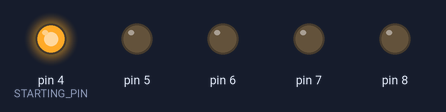
The sketch below on a simulated Arduino Uno, built with avr-gcc and run on an emulated ATmega328P. Shown: output pins drawn as LEDs (lit = HIGH).

Above: at 0.5 s.
At 2.5 s:
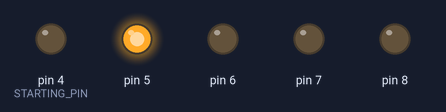
At 4.5 s:
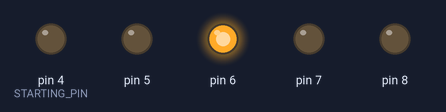
At 6.5 s:
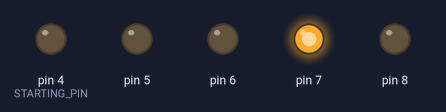
At 8.5 s:
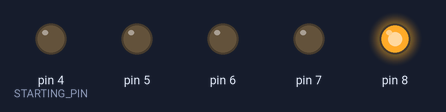
At 11.5 s:
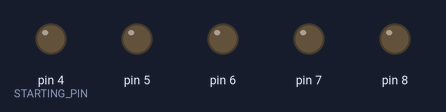
Timing chart, 0 to 13.0 s (numbered marks = the images above):
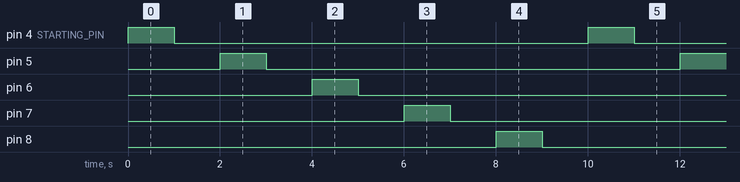

Measured:
- by itself, pin 4 (STARTING_PIN), pin 5–8: alternates HIGH for 1.0 s and LOW for 9.0 s
- by itself, everything shown: repeats every 10.0 s, in 10 steps

The sketch:

Buttons.ino
```cpp
using namespace std;
// #include "dummy.cpp"
// #include <vector>
#include <Vector.h>
#define NUMBER_OF_BLOCKS 5
#define STARTING_PIN 4

class block
{
  public:
    int ledPin;
    block(int _ledPin)
    {
        ledPin = _ledPin;
        setPinmode();
    }
    void blink()
    {
        // Serial.print("Hello");
        digitalWrite(ledPin, HIGH);  // turn the LED on (HIGH is the voltage level)
        delay(1000);                      // wait for a second
        digitalWrite(ledPin, LOW);   // turn the LED off by making the voltage LOW
        delay(1000);
    }
  private:
    void setPinmode()
    {
       pinMode(ledPin, OUTPUT);
    }

};

// Create an int called LED_BUILTIN

Vector<block> objects;

void setup() {
  // put your setup code here, to run once:
  for (int i; i < NUMBER_OF_BLOCKS; i++)
  {
    objects.push_back(block(STARTING_PIN + i));
  }
}

void loop() {
  // put your main code here, to run repeatedly:
  for (int i; i < NUMBER_OF_BLOCKS; i++)
  {
    objects[i].blink();
  }

}
```

dummy.cpp
```cpp
// #include <string>
// #define OUTPUT "somestring"
// #define HIGH "somestring"
// #define LOW "somestring"

// void pinMode(int ledPin, string inout)
// {

// }

// void digitalWrite(int ledPin, string inout)
// {

// }

// void delay(int ledPin)
// {

// }

// class Serial
// {
//     public:
//     print(string someString)
//     {

//     }
// }
```
